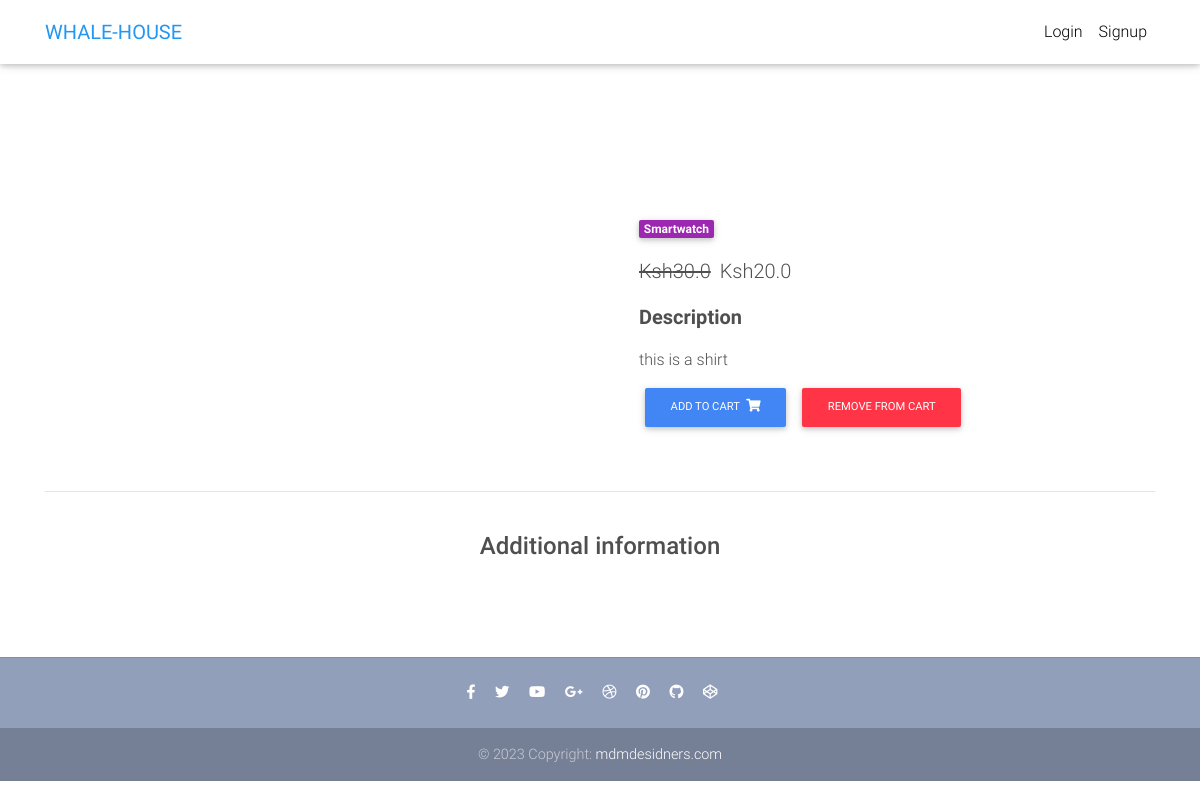
The page /product/shirt/ on the database its author committed.
### core/models.py (models this page shows, shortened)
class Item(models.Model):
    title = models.CharField(max_length=100)
    price = models.FloatField()
    discount_price = models.FloatField(blank=True, null=True)
    category = models.CharField(choices=CATEGORY_CHOICES, max_length=2)
    label = models.CharField(choices=LABEL_CHOICES, max_length=1)
    slug = models.SlugField()
    description = models.TextField()
    image = models.ImageField()
    def get_add_to_cart_url(self):
        return reverse("core:add-to-cart", kwargs={
            'slug': self.slug
        })
    def get_remove_from_cart_url(self):
        return reverse("core:remove-from-cart", kwargs={
            'slug': self.slug
        })

### core/views.py (the view)
# urls.py: path('product/<slug>/', ItemDetailView.as_view(), name='product'),
class ItemDetailView(DetailView):
    model = Item
    template_name = "product.html"

### templates/product.html (shortened to what this page needs)
{% extends "base.html" %}
{% block content %}
  <main class="mt-5 pt-4">
    <div class="container dark-grey-text mt-5">
      <div class="row wow fadeIn">
        <div class="col-md-6 mb-4">
        </div>
        <div class="col-md-6 mb-4">
          <div class="p-4">
            <div class="mb-3">
              <a href="">
                <span class="badge purple mr-1">{{ object.get_category_display }}</span>
              </a>
            </div>
            <p class="lead">
              {% if object.discount_price %}
              <span class="mr-1">
                <del>Ksh{{ object.price }}</del>
              </span>
              <span>Ksh{{ object.discount_price }}</span>
              {% else %}
              <span>Ksh{{ object.price }}</span>
              {% endif %}
            </p>
            <p class="lead font-weight-bold">Description</p>
            <p>{{ object.description }}</p>
            <a href="{{ object.get_add_to_cart_url }}" class="btn btn-primary btn-md my-0 p">
              Add to cart
              <i class="fas fa-shopping-cart ml-1"></i>
            </a>
            <a href="{{ object.get_remove_from_cart_url }}" class="btn btn-danger btn-md my-0 p">
              Remove from cart
            </a>
          </div>
        </div>
      </div>
      <hr>
      <div class="row d-flex justify-content-center wow fadeIn">
        <div class="col-md-6 text-center">
          <h4 class="my-4 h4">Additional information</h4>
        </div>
      </div>
      <div class="row wow fadeIn">
        <div class="col-lg-4 col-md-12 mb-4">
        </div>
        <div class="col-lg-4 col-md-6 mb-4">
        </div>
        <div class="col-lg-4 col-md-6 mb-4">
        </div>
      </div>
    </div>
  </main>
{% endblock content %}

### templates/base.html (style rules this page uses)
html, body, header, .carousel { height: 60vh; }

### rows shown on the page
Item: category "Smartwatch", price "30.0", discount_price "20.0", description "this is a shirt"
